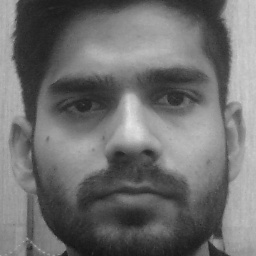
#> input picture dataset/User.1.13.jpg, 256 x 256 px, given in place of the camera
$ python faceData.py
#> lines starting #> are read from the running program, lines starting #| are printed output that depends on the picture
### faceTraining.py
import cv2
import numpy as np
from PIL import Image
import os

# Path for face image database
path = 'dataset'

recognizer = cv2.face.LBPHFaceRecognizer_create()
detector = cv2.CascadeClassifier("haarcascade_frontalface_default.xml");

# function to get the images and label data
def getImagesAndLabels(path):

    imagePaths = [os.path.join(path,f) for f in os.listdir(path)]
    faceSamples=[]
    ids = []

    for imagePath in imagePaths:

        PIL_img = Image.open(imagePath).convert('L') # convert it to grayscale
        img_numpy = np.array(PIL_img,'uint8')

        id = int(os.path.split(imagePath)[-1].split(".")[1])
        faces = detector.detectMultiScale(img_numpy)

        for (x,y,w,h) in faces:
            faceSamples.append(img_numpy[y:y+h,x:x+w])
            ids.append(id)

    return faceSamples,ids

print ("\n [INFO] Training faces. It will take a few seconds. Wait ...")
faces,ids = getImagesAndLabels(path)
recognizer.train(faces, np.array(ids))

# Save the model into trainer/trainer.yml
recognizer.write('trainer/trainer.yml') # recognizer.save() worked on Mac, but not on Pi

# Print the numer of faces trained and end program
print("\n [INFO] {0} faces trained. Exiting Program".format(len(np.unique(ids))))
import faceRecognizer

### faceData.py
import cv2
import os

cam = cv2.VideoCapture(0)
cam.set(3, 640) # set video width
cam.set(4, 480) # set video height

face_detector = cv2.CascadeClassifier('haarcascade_frontalface_default.xml')

# For each person, enter one numeric face id
face_id = input('\n enter user id and press <return> ==>  ')

print("\n [INFO] Initializing face capture. Look the camera and wait ...")
# Initialize individual sampling face count
count = 0

while(True):

    ret, img = cam.read()
#> img is the input picture: shape (256, 256, 3); min 19, max 229, mean 111.1
    gray = cv2.cvtColor(img, cv2.COLOR_BGR2GRAY)
    faces = face_detector.detectMultiScale(gray, 1.3, 5)
#> faces = [[29, 20, 201, 201]]

    for (x,y,w,h) in faces:

        cv2.rectangle(img, (x,y), (x+w,y+h), (255,0,0), 2)
        count += 1

        # Save the captured image into the datasets folder
        cv2.imwrite("dataset/User." + str(face_id) + '.' + str(count) + ".jpg", gray[y:y+h,x:x+w])

        cv2.imshow('image', img)
#> this loop made 1 pass
#> (x, y, w, h, count) on pass 1: (29, 20, 201, 201, 1)
#> pass 1, `cv2.imwrite("dataset/User." + str(face_id) + '.' + str(count) + ".jpg"..`:
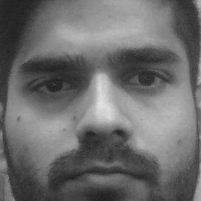
#> saved as User..1.jpg: shape (201, 201); min 31, max 229, mean 107.8
#> pass 1, `cv2.imshow('image', img)`:
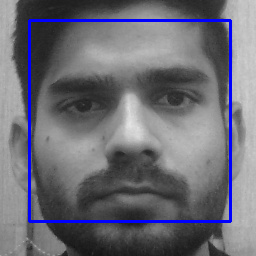
#> window 'image': shape (256, 256, 3); mean B, G, R 116.9, 107.5, 107.5
#> after the loop, count = 1

    k = cv2.waitKey(100) & 0xff # Press 'ESC' for exiting video
#> (key Esc is pressed here)
    if k == 27:
        break
    elif count >= 30: # Take 30 face sample and stop video
        break


# Do a bit of cleanup
print("\n [INFO] Exiting Program and cleanup stuff")
cam.release()
cv2.destroyAllWindows()
import faceTraining
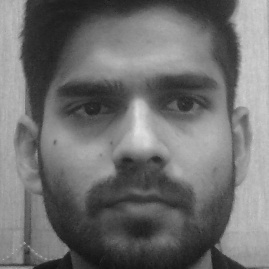
#> input picture dataset/User.1.1.jpg, 269 x 269 px
#> in getImagesAndLabels, PIL_img is the input picture: PIL image 269x269 L; min 15, max 226, mean 111.6
#> in getImagesAndLabels, `faces = detector.detectMultiScale(img_numpy)`: faces = [[25, 19, 225, 225]]
#> the loop in getImagesAndLabels, `for (x,y,w,h) in faces:` made 1 pass
#> after the loop in getImagesAndLabels, `for (x,y,w,h) in faces:`: faceSamples = 1 item; ids = [1]
#> (the run stopped early here; a loop or call above may not have finished)
